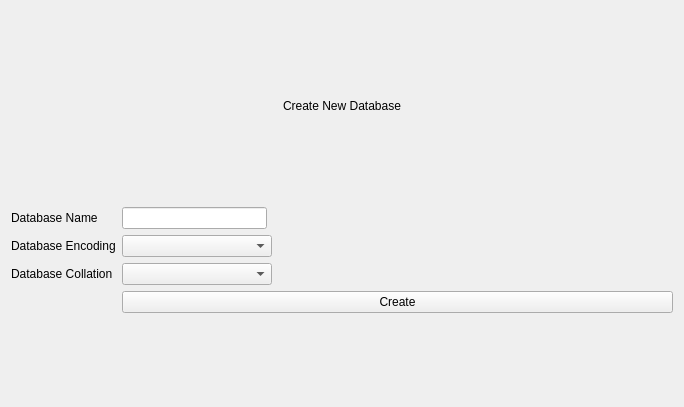
<?xml version="1.0" encoding="UTF-8"?>
<ui version="4.0">
 <class>DatabaseView</class>
 <widget class="QWidget" name="DatabaseView">
  <property name="geometry">
   <rect>
    <x>0</x>
    <y>0</y>
    <width>684</width>
    <height>407</height>
   </rect>
  </property>
  <property name="sizePolicy">
   <sizepolicy hsizetype="Expanding" vsizetype="Expanding">
    <horstretch>0</horstretch>
    <verstretch>0</verstretch>
   </sizepolicy>
  </property>
  <property name="windowTitle">
   <string>Form</string>
  </property>
  <layout class="QGridLayout" name="gridLayout">
   <item row="1" column="0">
    <layout class="QFormLayout" name="formLayout">
     <item row="0" column="1">
      <widget class="QLineEdit" name="DatabaseName">
       <property name="sizePolicy">
        <sizepolicy hsizetype="Fixed" vsizetype="Fixed">
         <horstretch>0</horstretch>
         <verstretch>0</verstretch>
        </sizepolicy>
       </property>
       <property name="minimumSize">
        <size>
         <width>145</width>
         <height>0</height>
        </size>
       </property>
      </widget>
     </item>
     <item row="0" column="0">
      <widget class="QLabel" name="label">
       <property name="text">
        <string>Database Name</string>
       </property>
      </widget>
     </item>
     <item row="1" column="1">
      <widget class="QComboBox" name="DatabaseEncoding">
       <property name="sizePolicy">
        <sizepolicy hsizetype="Fixed" vsizetype="Fixed">
         <horstretch>0</horstretch>
         <verstretch>0</verstretch>
        </sizepolicy>
       </property>
       <property name="minimumSize">
        <size>
         <width>150</width>
         <height>0</height>
        </size>
       </property>
      </widget>
     </item>
     <item row="2" column="1">
      <widget class="QComboBox" name="DatabaseCollation">
       <property name="sizePolicy">
        <sizepolicy hsizetype="Fixed" vsizetype="Fixed">
         <horstretch>0</horstretch>
         <verstretch>0</verstretch>
        </sizepolicy>
       </property>
       <property name="minimumSize">
        <size>
         <width>150</width>
         <height>0</height>
        </size>
       </property>
      </widget>
     </item>
     <item row="1" column="0">
      <widget class="QLabel" name="label_2">
       <property name="text">
        <string>Database Encoding</string>
       </property>
      </widget>
     </item>
     <item row="2" column="0">
      <widget class="QLabel" name="label_3">
       <property name="text">
        <string>Database Collation</string>
       </property>
      </widget>
     </item>
     <item row="3" column="1">
      <widget class="QPushButton" name="CreateDatabaseButton">
       <property name="minimumSize">
        <size>
         <width>100</width>
         <height>0</height>
        </size>
       </property>
       <property name="text">
        <string>Create</string>
       </property>
      </widget>
     </item>
    </layout>
   </item>
   <item row="0" column="0" alignment="Qt::AlignHCenter">
    <widget class="QLabel" name="label_4">
     <property name="text">
      <string>Create New Database</string>
     </property>
    </widget>
   </item>
  </layout>
 </widget>
 <resources/>
 <connections/>
</ui>
